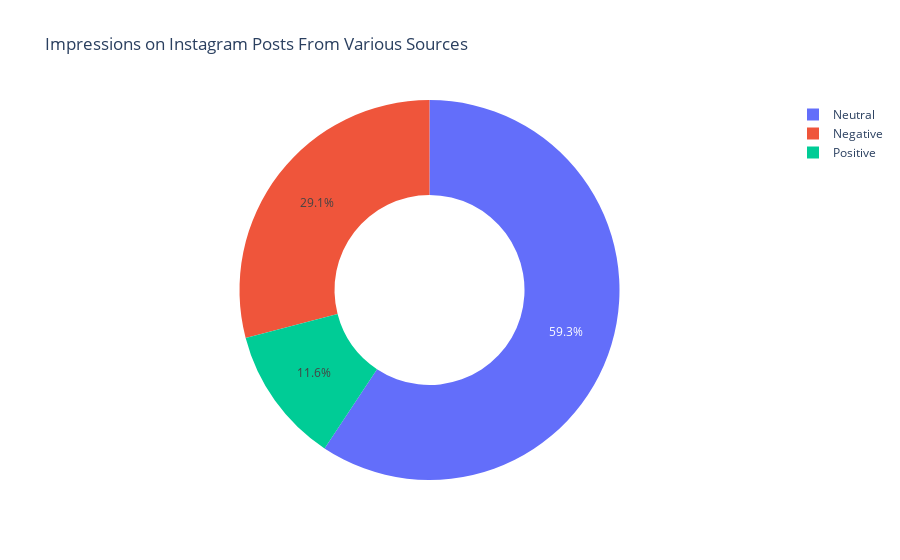

Write notebook code for a chart like this one.
### Code cell
Positive = data["Positive"].sum()
Negative = data["Negative"].sum()
Neutral = data["Neutral"].sum()
import plotly.express as px

labels = ['Positive','Negative','Neutral']
values = [Positive, Negative, Neutral]

fig = px.pie(data, values=values, names=labels, 
             title='Impressions on Instagram Posts From Various Sources', hole=0.5)
fig.show()

### Figure 1 — Plotly figure (JSON) as saved in the notebook; plotly's stock layout.template omitted (floating-point values rounded to 4 significant figures)
{"data": [{"domain": {"x": [0, 1], "y": [0, 1]}, "hole": 0.5, "hovertemplate": "label=%{label}<br>value=%{value}<extra></extra>", "labels": ["Positive", "Negative", "Neutral"], "legendgroup": "", "name": "", "showlegend": true, "type": "pie", "values": [2880.0, 7201.0, 14700.0]}], "layout": {"legend": {"tracegroupgap": 0}, "title": {"text": "Impressions on Instagram Posts From Various Sources"}}}
